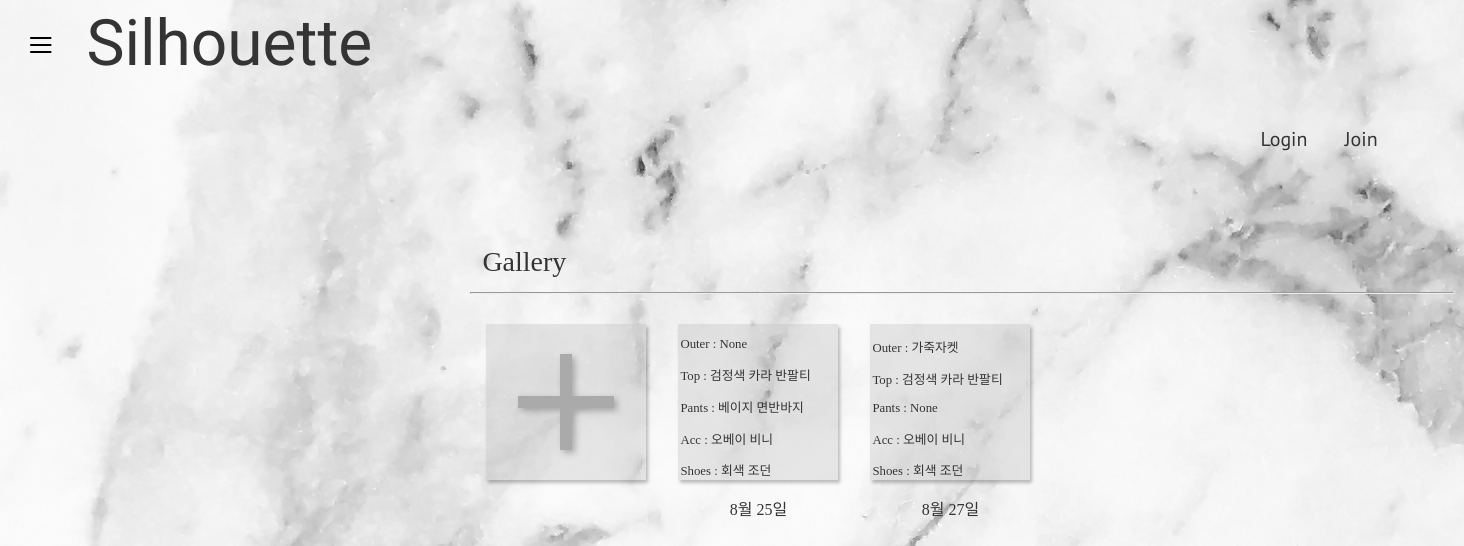
Page /gallery/ on the committed database.
### gallery/models.py (models this page shows, shortened)
class Gallery(models.Model):
    title = models.CharField(max_length=16, verbose_name='제목')
    outer = models.CharField(max_length=16, verbose_name='외투')
    top = models.CharField(max_length=16, verbose_name='상의')
    pants = models.CharField(max_length=16, verbose_name='하의')
    acc = models.CharField(max_length=16, verbose_name='악세서리')
    shoes = models.CharField(max_length=16, verbose_name='신발')
    memo = models.TextField(verbose_name='메모')
    gallery_add_dttm = models.DateTimeField(auto_now_add=True, verbose_name='갤러리 추가시간')
    class Meta:
        db_table = 'gallery'
        verbose_name = '갤러리'
        verbose_name_plural = '갤러리'

### gallery/views.py (the view)
# urls.py: path('', views.gallery_view, name='gallery'),
def gallery_view(request):
    outers = Clothes.objects.filter(clothes_type='outer')
    tops = Clothes.objects.filter(clothes_type='top')
    bottoms = Clothes.objects.filter(clothes_type='bottom')
    accs = Accessory.objects.all()
    shoeses = Shoes.objects.all()
    gallerys = Gallery.objects.all()
    return render(request, 'gallery.html', {'outers' : outers, 'tops' : tops, 'bottoms': bottoms, 'accs': accs, 'shoeses':shoeses, 'gallerys': gallerys})

### templates/gallery.html (shortened to what this page needs)
{% load static %}
<!DOCTYPE html>
<html lang="en">
<head>
    <link rel="stylesheet" type="text/css" href="{% static 'css/gallery.css' %}">
</head>
<body>
    <div class="container">
        <div class="first">
            <div>
                <label for="check-btn">
                    <img class="menu" id="menu-icon" src="{% static 'imgs/menu.svg' %}" alt="menu">
                </label>
            </div>
            <a class="title" href="/">Silhouette</a>
        </div>
        <div class="main">
            <nav class="navi">
                {% if 'user' in request.session %}
                    <a class="nav_txt" href="{% url 'logout' %}">Logout</a>
                    <a class="nav_txt" href="{% url 'mypage' %}">My Page</a>
                {% else %}
                    <a class="nav_txt" href="{% url 'login' %}">Login</a>
                    <a class="nav_txt" href="{% url 'join' %}">Join</a>
                {% endif %}
            </nav>
            <div class="second">
                <div>
                    <div class="main_title">
                        <p>Gallery</p>
                        <hr />
                    </div>
                    <div class="container">
                        <div class="line">
                            <div class="items_con">
                                <div class="items" id="add">
                                    <div class="img_con">
                                        <img src="{% static 'imgs/add.svg' %}" />
                                    </div>
                                </div>
                            </div>
                            {% for gallery in gallerys %}
                                <div class="items_con">
                                    <div class="items" id="items" data-item-title="{{ gallery.title }}" data-item-memo="{{ gallery.memo }}" data-item-id="{{ gallery.id }}">
                                        <div>
                                            <p>Outer : {{ gallery.outer }}</p>
                                            <p>Top : {{ gallery.top }}</p>
                                            <p>Pants : {{ gallery.pants }}</p>
                                            <p>Acc : {{ gallery.acc }}</p>
                                            <p>Shoes : {{ gallery.shoes }}</p>
                                        </div>
                                    </div>
                                    <p>{{ gallery.title }}</p>
                                </div>
                            {% endfor %}
                        </div>
                    </div>
                </div>
            </div>
        </div>
    </div>
</body>
</html>

### static/css/gallery.css (style rules this page uses)
body { background-image: url('../imgs/b1.png'); zoom: 0.8; }
.menu { width: 27px; height: 27px; cursor: pointer; margin-left: 30px; margin-top: 35px; }
.container { display: flex; }
.first { width: 380px; height: 100vh; position: relative; }
.first .title { font-size: 80px; font-family: 'Allura'; text-decoration: none; color:#353434; position: absolute; top: 0; left: 100px; }
.container .main { width: calc(100% - 380px); margin-top: 100px; }
.navi { margin-top: 50px; font-family: 'PT Sans'; font-size: 25px; float: right; margin-right: 60px; }
.navi .nav_txt { text-decoration: none; color: #353434; margin-right: 40px; }
.second { margin-top: 200px; font-family: 'PT Serif'; color: #353434; width: 1230px; height: 800px; }
.second > div { margin-left: 200px; width: 1230px; }
.second .main_title { font-size: 35px; width: 1230px; }
.second .main_title > p { margin: 0px; padding-left: 15px; }
.second .main_title > hr { background: #353434; }
.second .container { width: 1230px; height: 500px; }
.second .container .line { width: 1230px; height: 600px; display: flex; flex-wrap: wrap; overflow-y: auto; }
.second .container .line .items_con { display: flex; flex-direction: column; height: 270px; }
.second .container .line .items_con > p { text-align: center; margin: 0px; font-size: 20px; }
.second .container .items { flex: 0 0 calc(20% - 20px); background: rgba(182, 182, 182, 0.32); box-shadow: 3px 4px 4px 0px rgba(0, 0, 0, 0.25); width: 200px; height: 200px; cursor: pointer; display: flex; justify-content: center; align-items: center; margin: 20px; }
.second .container .items > div { width: 195px; height: 195px; }
.second .container .items .img_con { width: 195px; height: 195px; display: flex; justify-content: center; align-items: center; }
.second .container .items > div > img { width: 120px; height: 120px; filter: drop-shadow(4px 4px 4px rgba(0, 0, 0, 0.25)); }

### rows in the picture
Gallery: outer "None", top "검정색 카라 반팔티", pants "베이지 면반바지", acc "오베이 비니", shoes "회색 조던", title "8월 25일"
Gallery: outer "가죽자켓", top "검정색 카라 반팔티", pants "None", acc "오베이 비니", shoes "회색 조던", title "8월 27일"
